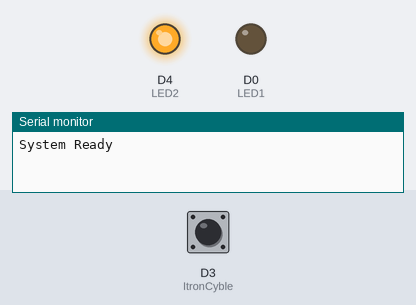
Bench run of a sketch on a simulated ESP8266 (NodeMCU). On the bench: output pins drawn as LEDs (lit = HIGH), the last lines printed to the serial monitor. Dashed ring = blinking. The test bench sets the inputs (shaded band); at power-on: D3 (ItronCyble) LOW.

Above: at 1.2 s.
1.3 s: D3 (ItronCyble) pulsed HIGH 2 times (0.12 s each, 0.3 s apart)
At 1.73 s:
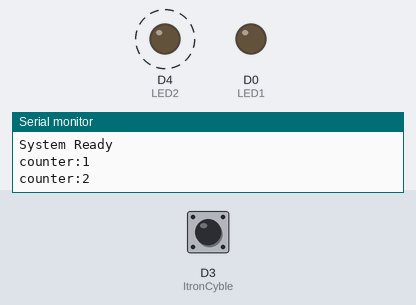
Timing chart, 0 to 4.3 s (numbered marks = the images above; inputs shaded):
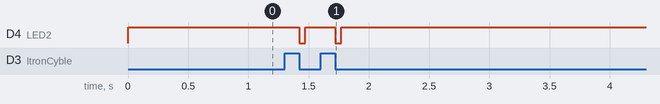

Measured:
- after the input at 1.3 s, D4 (LED2): alternates HIGH for 0.25 s and LOW for 0.05 s, 4 changes in all, then stays HIGH, starting after 0.12 s

The sketch:

NodeMCU_cyblev1.ino
```cpp
/*
Reading Itron Cyble V1 2Wire Version

Deskripsi :
Aplikasi ini membaca hasil bacaan dari sensor Cyble Itron v2 2 wire version
data yang terbaca ditampilkan diserial
Device menggunakan NodeMCU ESP8266

Setting :
Cara memasang kabel sesor cyble ke board :

  White/Putih  : D3 : digital input
  Brown / Coklat  : Ground

*/

#include <Wire.h>

/* Config variable */
const int ItronCyble = D3;   // input port white cable

/* LED pin */
const int LED1 = 16  ;       // indicator system running
const int LED2 = 2  ;        // indicator read data

/* Initial Variable */
int CybleCounter = 0 ;       // initial counter / bisa disamakan dengan angka pada stand meter
int SensorState = 0;        // var state read
int lastSensorState = 0;    // var. last read

/* Apps Begin */
void setup() {
  Serial.begin(9600) ;
  /* Setup Cyble Sensor & LED indicator */
  pinMode(ItronCyble, INPUT);
  pinMode(LED1, OUTPUT);
  pinMode(LED2, OUTPUT);

  /* Set indikator system : on */
  digitalWrite(LED1, LOW);

  /* Set indikator read data : off */
  digitalWrite(LED2, HIGH);

  Serial.println("System Ready");
}

void loop() {

  /* Read sensor */
  SensorState = digitalRead(ItronCyble);
  if (SensorState != lastSensorState) {
    if (SensorState == LOW) {
      Serial.print("counter:");
      CybleCounter++;
      Serial.println(CybleCounter);
      digitalWrite(LED2, LOW);
    }
    delay(50);
  }
  lastSensorState = SensorState;
  digitalWrite(LED2, HIGH);
}
```
